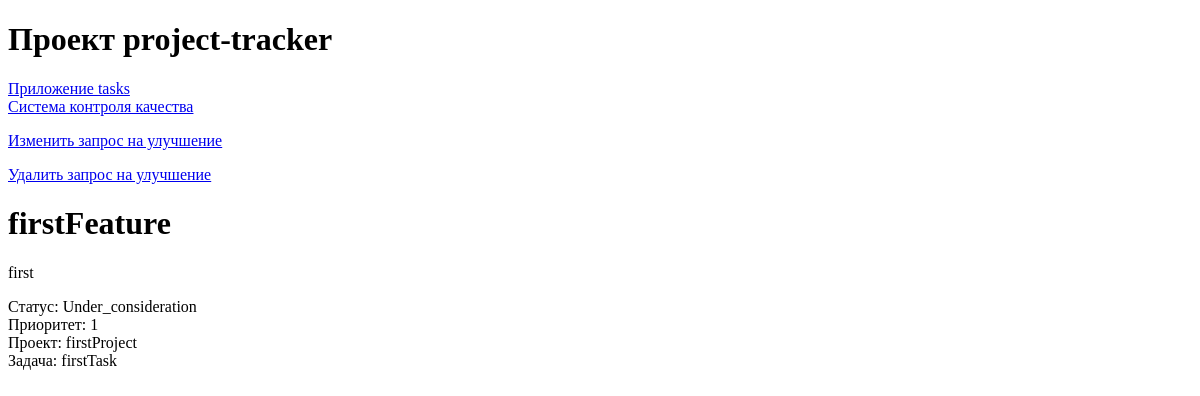
The page /quality_control/features/1/ on the database as committed earlier.
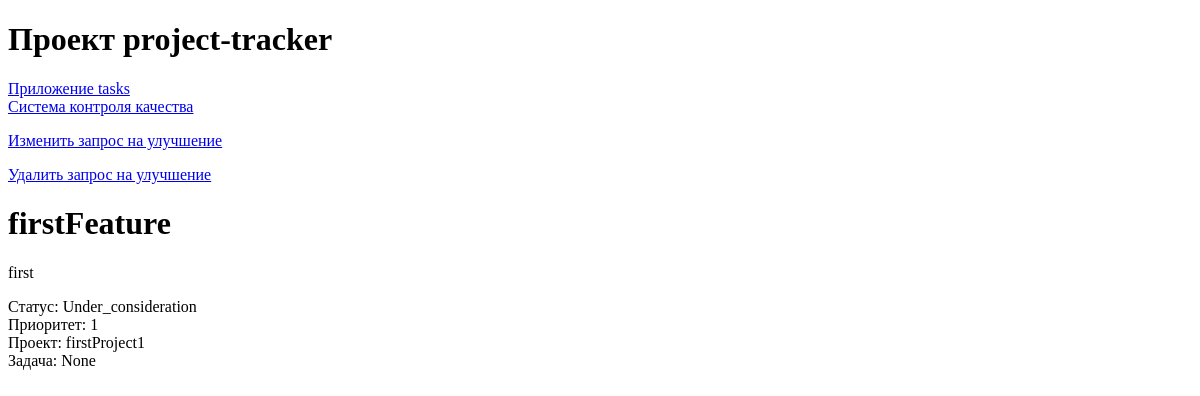
The same page on the database as committed later.
### quality_control/models.py (models this page shows)
class FeatureRequest(models.Model):
    STATUS_CHOICES = [
        ('Under_consideration', 'На рассмотрении'),
        ('Accepted', 'Принято'),
        ('Rejected', 'Отклонено')
    ]
    PRIORITY_CHOICES = [
        ('1', 'Низший'),
        ('2', 'Низкий'),
        ('3', 'Средний'),
        ('4', 'Высокий'),
        ('5', 'Наивысший')
    ]
    title = models.CharField(max_length=100)
    description = models.TextField()
    project = models.ForeignKey(
        Project,
        on_delete=models.CASCADE
    )
    task = models.ForeignKey(
        Task,
        on_delete=models.SET_NULL,
        null=True,
        blank=True
    )
    status = models.CharField(
        max_length=50,
        choices=STATUS_CHOICES,
        default='Under_consideration'
    )
    priority = models.CharField(
        max_length=50,
        choices=PRIORITY_CHOICES,
        default='1'
    )
    created_at = models.DateTimeField(auto_now_add=True)
    updated_at = models.DateTimeField(auto_now=True)

### tasks/models.py (models this page shows)
class Project(models.Model):
    name = models.CharField(max_length=100)
    description = models.TextField()
    created_at = models.DateTimeField(auto_now_add=True)
    def __str__(self):
        return self.name

class Task(models.Model):
    STATUS_CHOICES = [
        ('New', 'Новая'),
        ('In_progress', 'В работе'),
        ('Completed', 'Завершена')
    ]
    project = models.ForeignKey(
        Project,
        related_name='tasks',
        on_delete=models.CASCADE
    )
    name = models.CharField(max_length=100)
    description = models.TextField()
    created_at = models.DateTimeField(auto_now_add=True)
    updated_at = models.DateTimeField(auto_now=True)
    assignee = models.ForeignKey(
        User,
        related_name='tasks',
        on_delete=models.SET_NULL,
        null=True,
        blank=True
    )
    status = models.CharField(
        max_length=50,
        choices=STATUS_CHOICES,
        default='New'
    )
    def __str__(self):
        return self.name

### quality_control/views.py (the view)
# urls.py: path('features/<int:feature_id>/', views.FeatureDetailView.as_view(), name='feature_detail'),
class FeatureDetailView(DetailView):
    model = FeatureRequest
    pk_url_kwarg = 'feature_id'
    template_name = 'quality_control/feature_detail.html'

### quality_control/templates/quality_control/feature_detail.html
{% extends 'base/base.html' %}
{% block content %}
    <p><a href="{% url 'quality_control:update_feature' featurerequest.id %}">Изменить запрос на улучшение</a></p>
    <p><a href="{% url 'quality_control:delete_feature' featurerequest.id %}" onclick="return confirm('Вы уверены, что хотите удалить этот запрос на улучшение?');">Удалить запрос на улучшение</a></p>
    <h1>{{ featurerequest.title }}</h1>
    <p>{{ featurerequest.description }}</p>
    <p>
        Статус: {{ featurerequest.status }}<br>
        Приоритет: {{ featurerequest.priority }}<br>
        Проект: {{ featurerequest.project }}<br>
        Задача: {{ featurerequest.task }}
    </p>
{% endblock %}

Rows that differ between the two databases and show on the page:
changed FeatureRequest "firstFeature": project "firstProject" → "firstProject1"; task "firstTask" → "None"
